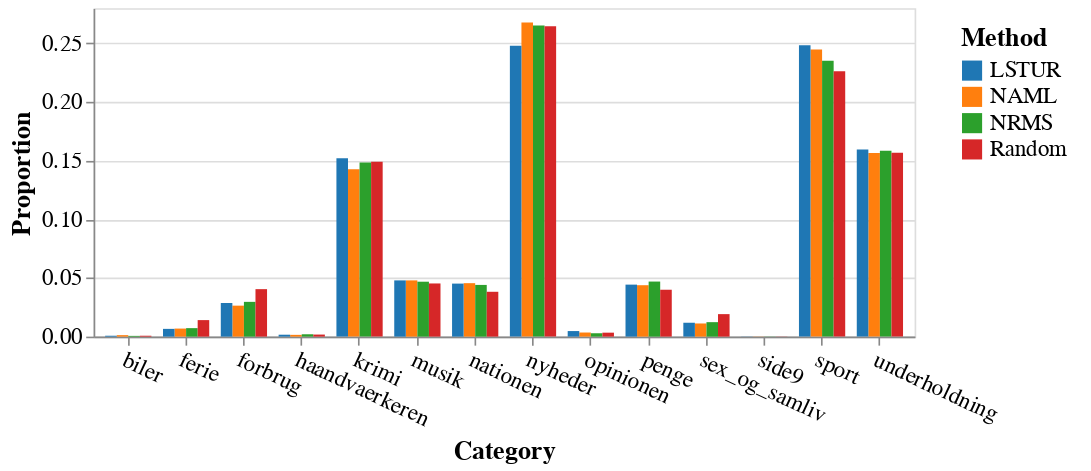

The code cell stored with this chart in its notebook:
### Code cell
# Compute absolute counts per category
naml_counts = pd.Series(categories['naml']).value_counts()
nrms_counts = pd.Series(categories['nrms']).value_counts()
lstur_counts = pd.Series(categories['lstur']).value_counts()
random_counts = pd.Series(categories['random']).value_counts()

# Combine counts into a DataFrame and fill missing values
counts_df = pd.DataFrame({
    'NAML': naml_counts,
    'NRMS': nrms_counts,
    'LSTUR': lstur_counts,
    'Random': random_counts
}).fillna(0).sort_index()

# Convert counts to proportions (each column sums to 1)
prop_df = counts_df.div(counts_df.sum(axis=0), axis=1)

# Melt for Altair
df = prop_df.reset_index().melt('index', var_name='recommender', value_name='proportion')

# Create bar chart of proportions
chart = alt.Chart(df).mark_bar().encode(
    x=alt.X('index:N', title='Category', axis=alt.Axis(
        labelFontSize=14, 
        titleFontSize=16,
        labelAngle=25,  # Angled labels to reduce vertical space
        labelAlign='left'  # Align labels for better readability
    )),
    y=alt.Y('proportion:Q', title='Proportion', axis=alt.Axis(labelFontSize=14, titleFontSize=16)),  # display as percentage
    color=alt.Color(
        'recommender:N',
        scale=alt.Scale(scheme='category10'),
        title='Method',
        legend=alt.Legend(
            titleFontSize=16,
            labelFontSize=14,
            symbolSize=150,
            padding=10,
            orient='right',
            direction='vertical',
            # tweak these to nudge the legend into the plot
            legendX=20,
            legendY=20,
            fillColor='white'
        )
    ),
    xOffset='recommender:N'
).properties(
    width=500,
    height=200,
    
)

# Save with higher resolution (scale factor increases the resolution)
# chart.save('results/ebnerd_categories.png', scale_factor=3.0)
chart

### Figure 1 — Vega-Lite specification as saved in the notebook (floating-point values rounded to 4 significant figures)
{"config": {"view": {"continuousWidth": 300, "continuousHeight": 300}}, "data": {"name": "data-eff96348a31c2e11fd027fb6117e3048"}, "mark": {"type": "bar"}, "encoding": {"color": {"field": "recommender", "legend": {"direction": "vertical", "fillColor": "white", "labelFontSize": 14, "legendX": 20, "legendY": 20, "orient": "right", "padding": 10, "symbolSize": 150, "titleFontSize": 16}, "scale": {"scheme": "category10"}, "title": "Method", "type": "nominal"}, "x": {"axis": {"labelAlign": "left", "labelAngle": 25, "labelFontSize": 14, "titleFontSize": 16}, "field": "index", "title": "Category", "type": "nominal"}, "xOffset": {"field": "recommender", "type": "nominal"}, "y": {"axis": {"labelFontSize": 14, "titleFontSize": 16}, "field": "proportion", "title": "Proportion", "type": "quantitative"}}, "height": 200, "width": 500, "$schema": "https://vega.github.io/schema/vega-lite/v5.17.0.json", "datasets": {"data-eff96348a31c2e11fd027fb6117e3048": [{"index": "biler", "recommender": "NAML", "proportion": 0.001245}, {"index": "ferie", "recommender": "NAML", "proportion": 0.006848}, {"index": "forbrug", "recommender": "NAML", "proportion": 0.02639}, {"index": "haandvaerkeren", "recommender": "NAML", "proportion": 0.001494}, {"index": "krimi", "recommender": "NAML", "proportion": 0.1427}, {"index": "musik", "recommender": "NAML", "proportion": 0.04793}, {"index": "nationen", "recommender": "NAML", "proportion": 0.04557}, {"index": "nyheder", "recommender": "NAML", "proportion": 0.2678}, {"index": "opinionen", "recommender": "NAML", "proportion": 0.003486}, {"index": "penge", "recommender": "NAML", "proportion": 0.04382}, {"index": "sex_og_samliv", "recommender": "NAML", "proportion": 0.01121}, {"index": "side9", "recommender": "NAML", "proportion": 0.0001245}, {"index": "sport", "recommender": "NAML", "proportion": 0.2448}, {"index": "underholdning", "recommender": "NAML", "proportion": 0.1566}, {"index": "biler", "recommender": "NRMS", "proportion": 0.0006225}, {"index": "ferie", "recommender": "NRMS", "proportion": 0.007221}, {"index": "forbrug", "recommender": "NRMS", "proportion": 0.02963}, {"index": "haandvaerkeren", "recommender": "NRMS", "proportion": 0.001992}, {"index": "krimi", "recommender": "NRMS", "proportion": 0.1484}, {"index": "musik", "recommender": "NRMS", "proportion": 0.04681}, {"index": "nationen", "recommender": "NRMS", "proportion": 0.04407}, {"index": "nyheder", "recommender": "NRMS", "proportion": 0.2653}, {"index": "opinionen", "recommender": "NRMS", "proportion": 0.002864}, {"index": "penge", "recommender": "NRMS", "proportion": 0.04694}, {"index": "sex_og_samliv", "recommender": "NRMS", "proportion": 0.01233}, {"index": "side9", "recommender": "NRMS", "proportion": 0.0001245}, {"index": "sport", "recommender": "NRMS", "proportion": 0.2353}, {"index": "underholdning", "recommender": "NRMS", "proportion": 0.1584}, {"index": "biler", "recommender": "LSTUR", "proportion": 0.000747}, {"index": "ferie", "recommender": "LSTUR", "proportion": 0.006599}, {"index": "forbrug", "recommender": "LSTUR", "proportion": 0.02864}, {"index": "haandvaerkeren", "recommender": "LSTUR", "proportion": 0.001619}, {"index": "krimi", "recommender": "LSTUR", "proportion": 0.1521}, {"index": "musik", "recommender": "LSTUR", "proportion": 0.04793}, {"index": "nationen", "recommender": "LSTUR", "proportion": 0.04519}, {"index": "nyheder", "recommender": "LSTUR", "proportion": 0.248}, {"index": "opinionen", "recommender": "LSTUR", "proportion": 0.004731}, {"index": "penge", "recommender": "LSTUR", "proportion": 0.04432}, {"index": "sex_og_samliv", "recommender": "LSTUR", "proportion": 0.01183}, {"index": "side9", "recommender": "LSTUR", "proportion": 0.0001245}, {"index": "sport", "recommender": "LSTUR", "proportion": 0.2485}, {"index": "underholdning", "recommender": "LSTUR", "proportion": 0.1596}, {"index": "biler", "recommender": "Random", "proportion": 0.000747}, {"index": "ferie", "recommender": "Random", "proportion": 0.01407}, {"index": "forbrug", "recommender": "Random", "proportion": 0.04046}, {"index": "haandvaerkeren", "recommender": "Random", "proportion": 0.001743}, {"index": "krimi", "recommender": "Random", "proportion": 0.1492}, {"index": "musik", "recommender": "Random", "proportion": 0.04532}, {"index": "nationen", "recommender": "Random", "proportion": 0.03822}, {"index": "nyheder", "recommender": "Random", "proportion": 0.2646}, {"index": "opinionen", "recommender": "Random", "proportion": 0.003362}, {"index": "penge", "recommender": "Random", "proportion": 0.03997}, {"index": "sex_og_samliv", "recommender": "Random", "proportion": 0.01917}, {"index": "side9", "recommender": "Random", "proportion": 0.0001245}, {"index": "sport", "recommender": "Random", "proportion": 0.2263}, {"index": "underholdning", "recommender": "Random", "proportion": 0.1567}]}}
